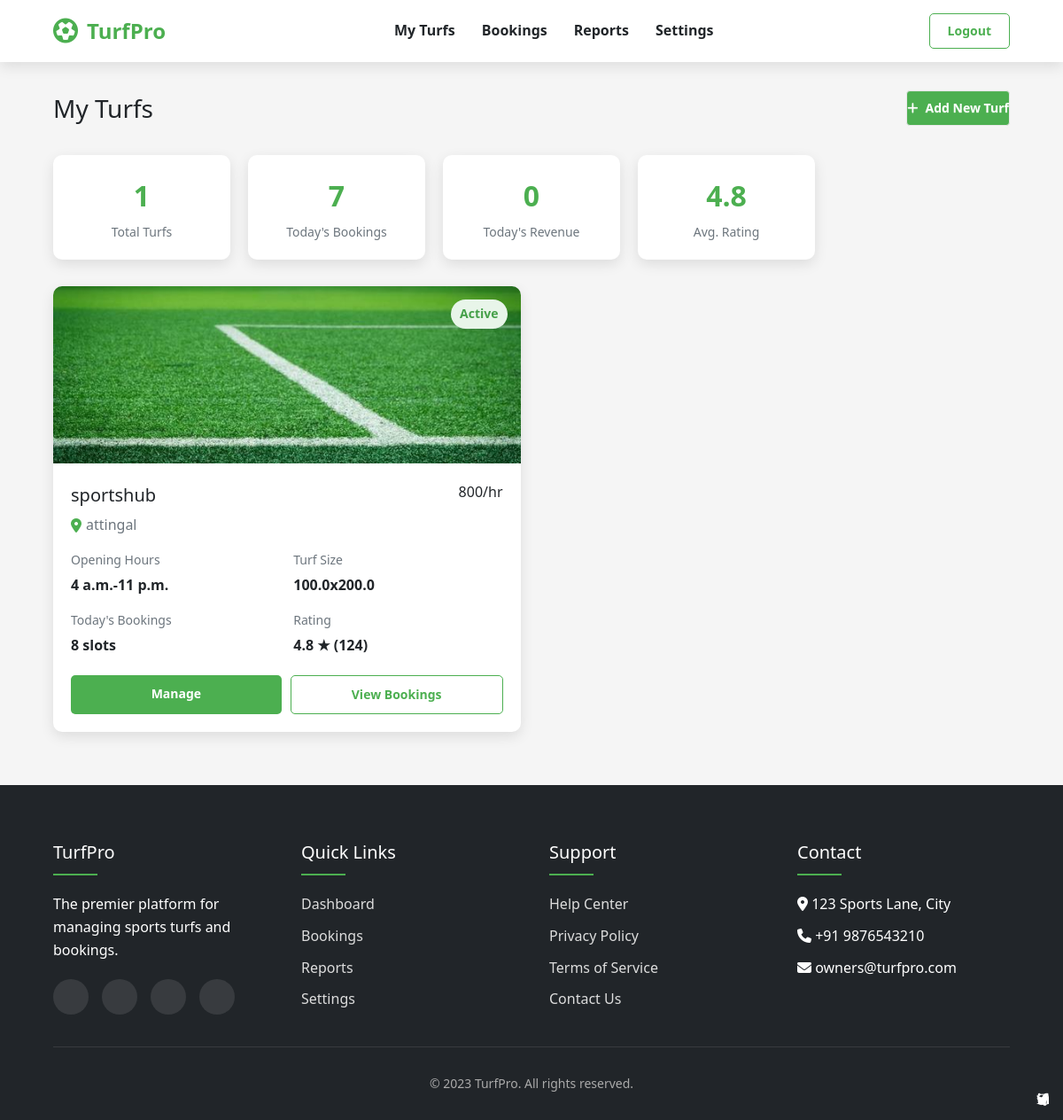
The page /owner_turfs/ (signed in) on the database its author committed.
### Turfapp/models.py (models this page shows, shortened)
class Turf_details(models.Model):
    owner = models.ForeignKey(CustomUser, on_delete=models.CASCADE, related_name='turf')
    name = models.CharField(max_length=20)
    location = models.CharField(max_length=50)
    price = models.CharField(max_length=5)
    opening_time = models.TimeField(null=True, blank=True)
    closing_time = models.TimeField(null=True, blank=True)
    sport_types = models.ManyToManyField(SportType, related_name='turf')
    image = models.ImageField(upload_to='turf_images/', null=True, blank=True)
    length = models.FloatField(null=True, blank=True)
    width = models.FloatField(null=True, blank=True)
    has_floodlight = models.BooleanField(default=False)
    has_drinking_water = models.BooleanField(default=False)
    is_approved = models.BooleanField(default=False)
    PLAYER_CAPACITY_CHOICES = [
        ('5', "5's"),
        ('7', "7's"),
        ('11', "11's"),
    ]
    player_capacity = models.CharField(
        max_length=2,
        choices=PLAYER_CAPACITY_CHOICES,
        null=True,
        blank=True
    )
    DISTRICTS = [
    ("Thiruvananthapuram", "Thiruvananthapuram"),
    ("Kollam", "Kollam"),
    ("Pathanamthitta", "Pathanamthitta"),
    ("Alappuzha", "Alappuzha"),
    ("Kottayam", "Kottayam"),
    ("Idukki", "Idukki"),
    ("Ernakulam", "Ernakulam"),
    ("Thrissur", "Thrissur"),
    ("Palakkad", "Palakkad"),
    ("Malappuram", "Malappuram"),
    ("Kozhikode", "Kozhikode"),
    ("Wayanad", "Wayanad"),
    ("Kannur", "Kannur"),
    ("Kasaragod", "Kasaragod"),
    ]
    district = models.CharField(choices=DISTRICTS,null=True,max_length=20,blank=True)
    extra_features = models.TextField(
        null=True,
        blank=True,
        help_text="Any other features not listed above"
    )
    STATUS_CHOICES =[('enabled','Enabled'),('disabled','Disabled')]
    status = models.CharField(max_length=10,choices=STATUS_CHOICES,default='enabled')

### Turfapp/views.py (the view)
# urls.py: path("owner_turfs/",views.Owner_turf,name='owner_turfs'),
@login_required
def Owner_turf(request):
    turfs = Turf_details.objects.filter(owner_id=request.user.id)
    number_turf = turfs.count()
    revenue = weekly_revenue(request.user)
    bookings = Booking.objects.filter(turf__in=turfs)
    no_booking = bookings.count()
    return render(request,"owner_turfs.html",{'turfs':turfs,'revenue':revenue,'number_turf':number_turf,'no_booking':no_booking})

### Turfapp/views.py (called while the page is built)
def weekly_revenue(user):
    turfs = Turf_details.objects.filter(owner_id=user.id)
    seven_days_ago = timezone.now() - timedelta(days=7)
    bookings = Booking.objects.filter(turf__in =turfs,status='confirmed',date__gte=seven_days_ago.date())
    revenue=0
    revenue = sum(booking.total_price for booking in bookings)
    return revenue

### Turfapp/templates/owner_turfs.html (shortened to what this page needs)
<!DOCTYPE html>
<html lang="en">
<head>
    <link rel="stylesheet" href="https://cdnjs.cloudflare.com/ajax/libs/font-awesome/6.4.0/css/all.min.css">
    <link href="https://cdn.jsdelivr.net/npm/daisyui@5" rel="stylesheet" type="text/css" />
    <script src="https://cdn.jsdelivr.net/npm/@tailwindcss/browser@4"></script>
</head>
<body>
    <header>
        <nav class="navbar">
            <a href="index.html" class="logo">
                <i class="fas fa-futbol"></i>
                TurfPro
            </a>
            <ul class="nav-links">
                <li><a href="owner-dashboard.html" class="active">My Turfs</a></li>
                <li><a href="owner-bookings.html">Bookings</a></li>
                <li><a href="owner-reports.html">Reports</a></li>
                <li><a href="owner-settings.html">Settings</a></li>
            </ul>
            <div class="nav-buttons">
                <a href="#" class="btn btn-outline">Logout</a>
            </div>
        </nav>
    </header>
    <div class="main-container">
        <div class="page-header">
            <h1>My Turfs</h1>
            <a href="add-turf.html" class="btn btn-solid add-turf-btn">
                <i class="fas fa-plus"></i> Add New Turf
            </a>
        </div>
        <div class="stats-container">
            <div class="stat-card">
                <div class="stat-value">{{number_turf}}</div>
                <div class="stat-label">Total Turfs</div>
            </div>
            <div class="stat-card">
                <div class="stat-value">{{no_booking}}</div>
                <div class="stat-label">Today's Bookings</div>
            </div>
            <div class="stat-card">
                <div class="stat-value">{{revenue}}</div>
                <div class="stat-label">Today's Revenue</div>
            </div>
            <div class="stat-card">
                <div class="stat-value">4.8</div>
                <div class="stat-label">Avg. Rating</div>
            </div>
        </div>
        <div class="turfs-grid">
            {% for turf in turfs %}
            <div class="turf-card">
                <div class="turf-image">
                    <img src="{{turf.image.url}}" alt="Elite Football Arena">
                    <div class="turf-status status-active">Active</div>
                </div>
                <div class="turf-details">
                    <div class="turf-header">
                        <div class="turf-title">
                            <h2>{{turf.name}}</h2>
                            <div class="turf-location">
                                <i class="fas fa-map-marker-alt"></i> {{turf.location}}
                            </div>
                        </div>
                        <div class="turf-price">{{turf.price}}/hr</div>
                    </div>
                    <div class="turf-meta">
                        <div class="meta-item">
                            <span class="meta-label">Opening Hours</span>
                            <span class="meta-value">{{turf.opening_time}}-{{turf.closing_time}}</span>
                        </div>
                        <div class="meta-item">
                            <span class="meta-label">Turf Size</span>
                            <span class="meta-value">{{turf.width}}x{{turf.length}}</span>
                        </div>
                        <div class="meta-item">
                            <span class="meta-label">Today's Bookings</span>
                            <span class="meta-value">8 slots</span>
                        </div>
                        <div class="meta-item">
                            <span class="meta-label">Rating</span>
                            <span class="meta-value">4.8 ★ (124)</span>
                        </div>
                    </div>
                    <div class="turf-actions">
                        <a href="{% url 'manage_turf' turf.id %}" class="action-btn btn-primary">Manage</a>
                        <a href="turf-bookings.html" class="action-btn btn-outline">View Bookings</a>
                    </div>
                </div>
            </div>
            {% endfor %}
        </div>
    </div>
    <footer>
        <div class="footer-content">
            <div class="footer-column">
                <h3>TurfPro</h3>
                <p>The premier platform for managing sports turfs and bookings.</p>
                <div class="social-links">
                    <a href="#"><i class="fab fa-facebook-f"></i></a>
                    <a href="#"><i class="fab fa-twitter"></i></a>
                    <a href="#"><i class="fab fa-instagram"></i></a>
                    <a href="#"><i class="fab fa-linkedin-in"></i></a>
                </div>
            </div>
            <div class="footer-column">
                <h3>Quick Links</h3>
                <ul>
                    <li><a href="owner-dashboard.html">Dashboard</a></li>
                    <li><a href="owner-bookings.html">Bookings</a></li>
                    <li><a href="owner-reports.html">Reports</a></li>
                    <li><a href="owner-settings.html">Settings</a></li>
                </ul>
            </div>
            <div class="footer-column">
                <h3>Support</h3>
                <ul>
                    <li><a href="help.html">Help Center</a></li>
                    <li><a href="privacy.html">Privacy Policy</a></li>
                    <li><a href="terms.html">Terms of Service</a></li>
                    <li><a href="contact.html">Contact Us</a></li>
                </ul>
            </div>
            <div class="footer-column">
                <h3>Contact</h3>
                <ul>
                    <li><i class="fas fa-map-marker-alt"></i> 123 Sports Lane, City</li>
                    <li><i class="fas fa-phone"></i> +91 9876543210</li>
                    <li><i class="fas fa-envelope"></i> owners@turfpro.com</li>
                </ul>
            </div>
        </div>
        <div class="copyright">
            <p>&copy; 2023 TurfPro. All rights reserved.</p>
        </div>
    </footer>
</body>
</html>

### rows shown on the page
Turf_details: image (picture), name "sportshub", location "attingal", price "800", opening_time "4 a.m.", closing_time "11 p.m.", width "100.0", length "200.0"

### other values the page prints
{{ number_turf }} "1"
{{ no_booking }} "7"
{{ revenue }} "0"
